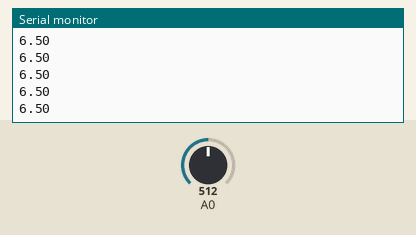
The sketch below on a simulated Arduino Uno, built with avr-gcc and run on an emulated ATmega328P. Shown: the last lines printed to the serial monitor. The inputs (shaded band) are chosen by the test bench; at power-on: A0 = 512.

Above: at 1.2 s.
1.3 s: A0 set to 716
At 2.6 s:
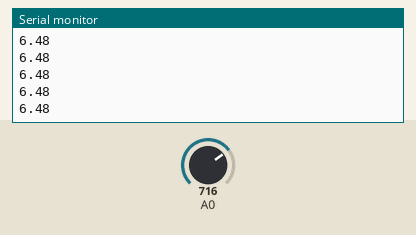
2.8 s: A0 set to 511
At 3.7 s:
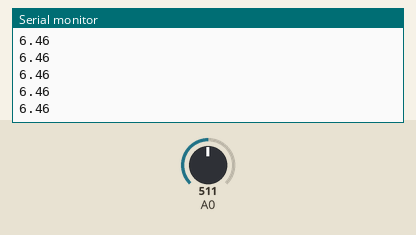
Timing chart, 0 to 5.8 s (numbered marks = the images above; inputs shaded):
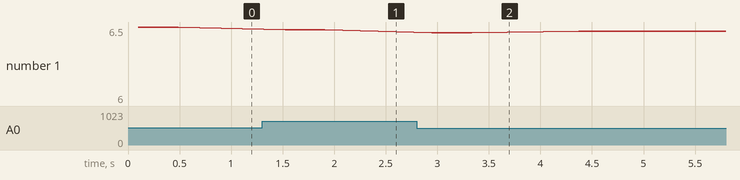

The sketch:

fft01.ino
```cpp
#include <arduinoFFT.h> // inclui a biblioteca arduinoFFT

#define SAMPLES 64  // tamanho do vetor de amostras
#define ADC_BITS 10  // resolução do conversor AD
#define VREF 5.0     // tensão de referência do conversor AD
#define SAMPLING_FREQUENCY 6000 // frequencia de amostragem

arduinoFFT FFT = arduinoFFT(); // cria um objeto FFT

double vReal[SAMPLES]; // vetor para armazenar as amostras do sinal
double vImag[SAMPLES]; // vetor para armazenar as partes imaginárias do sinal
double THD;

void setup() {
  Serial.begin(9600);  // inicializa o monitor serial
}

void loop() {
  for (int i = 0; i < SAMPLES; i++) {
    vReal[i] = analogRead(A0) * VREF / (pow(2, ADC_BITS) - 1);
    delayMicroseconds(1.0 / SAMPLING_FREQUENCY * 1000000.0);
  }
  FFT.Windowing(vReal, SAMPLES, FFT_WIN_TYP_HAMMING, FFT_FORWARD);
  FFT.Compute(vReal, vImag, SAMPLES, FFT_FORWARD);
  FFT.ComplexToMagnitude(vReal, vImag, SAMPLES);

  // Calcular THD
  double harmonic_power[9];
  double fundamental_power = vReal[1];
  harmonic_power[0] = fundamental_power;
  THD = 0;
  for (int i = 1; i < 9; i++) {
    harmonic_power[i] = vReal[i*SAMPLES/SAMPLING_FREQUENCY];
    THD += harmonic_power[i]*harmonic_power[i];
  }
  THD = sqrt(THD)/fundamental_power;


  // Plotar os resultados
  for (int i = 1; i < SAMPLES; i++) {
    //Serial.print(vReal[i]);
    Serial.println(THD);
    //Serial.print(",");
  }
  //Serial.println();
  delay(1000);
}
```

Measured:
- after the input at 1.3 s, the serial monitor: prints a new line after 0.22 s (image 1)
- after the input at 2.8 s, the serial monitor: prints a new line after 0.15 s (image 2)
- plotted number 1: 6.5 → 6.48 after the input at 1.3 s
